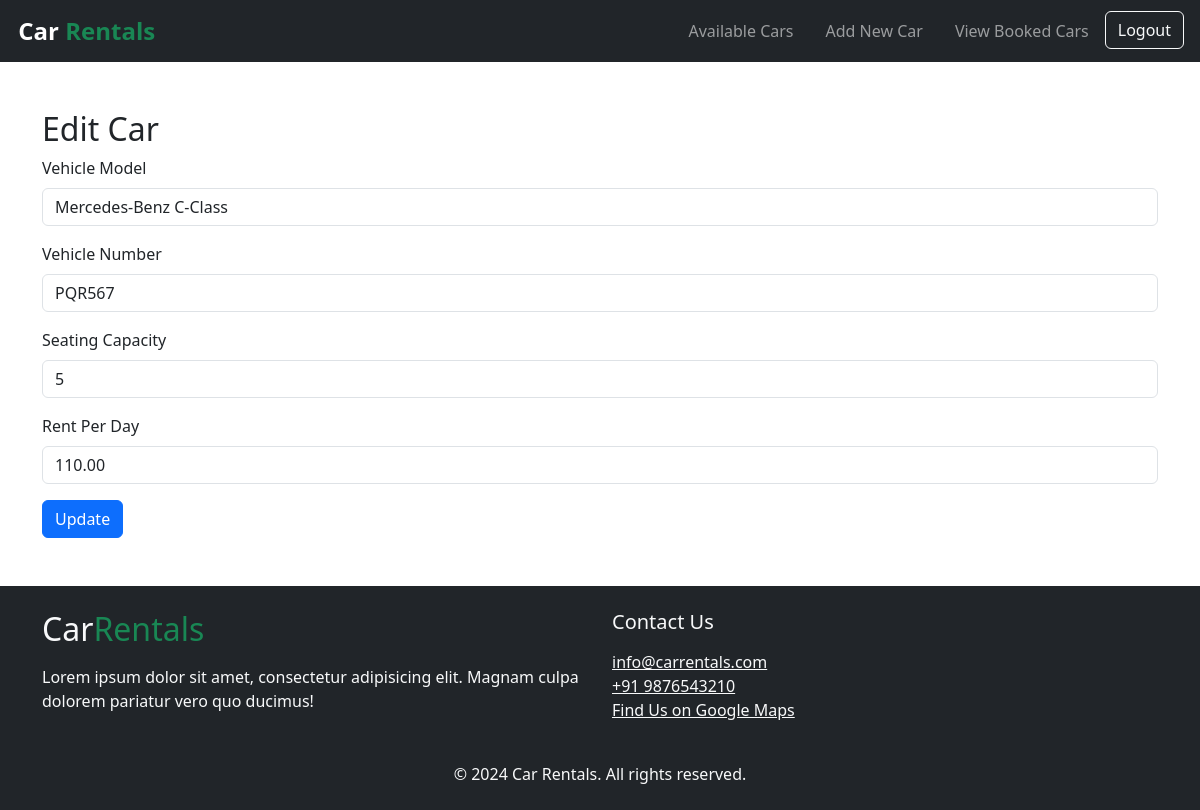
/edit_car.php?id=7 (signed in), run on the app's committed database.
### tables this page shows
CREATE TABLE `cars` (
  `id` int(11) NOT NULL,
  `model` varchar(255) NOT NULL,
  `number` varchar(50) NOT NULL,
  `seating_capacity` int(11) NOT NULL,
  `rent_per_day` decimal(10,2) NOT NULL,
  `created_at` timestamp NOT NULL DEFAULT current_timestamp(),
  `updated_at` timestamp NOT NULL DEFAULT current_timestamp() ON UPDATE current_timestamp(),
  `is_booked` tinyint(1) DEFAULT 0
);

### edit_car.php (the view, shortened to what this page needs)
<?php
include('db_config.php');
if (isset($_GET['id'])) {
    $car_id = $_GET['id'];
    $sql = "SELECT * FROM cars WHERE id = ?";
    $stmt = $conn->prepare($sql);
    $stmt->bind_param("i", $car_id);
    $stmt->execute();
    $car = $stmt->get_result()->fetch_assoc();
}
?>
<?php include('header.php'); ?>
<div class="container my-5">
    <h2>Edit Car</h2>
    <form method="POST">
        <div class="mb-3">
            <label for="model" class="form-label">Vehicle Model</label>
            <input type="text" class="form-control" id="model" name="model" value="<?= htmlspecialchars($car['model']) ?>" required>
        </div>
        <div class="mb-3">
            <label for="number" class="form-label">Vehicle Number</label>
            <input type="text" class="form-control" id="number" name="number" value="<?= htmlspecialchars($car['number']) ?>" required>
        </div>
        <div class="mb-3">
            <label for="seating_capacity" class="form-label">Seating Capacity</label>
            <input type="number" class="form-control" id="seating_capacity" name="seating_capacity" value="<?= htmlspecialchars($car['seating_capacity']) ?>" required>
        </div>
        <div class="mb-3">
            <label for="rent_per_day" class="form-label">Rent Per Day</label>
            <input type="number" class="form-control" id="rent_per_day" name="rent_per_day" value="<?= htmlspecialchars($car['rent_per_day']) ?>" required>
        </div>
        <button type="submit" class="btn btn-primary">Update</button>
    </form>
</div>
<?php include('footer.php'); ?>

### data on the page
cars: model "Mercedes-Benz C-Class", number "PQR567", seating_capacity "5", rent_per_day "110.00"
